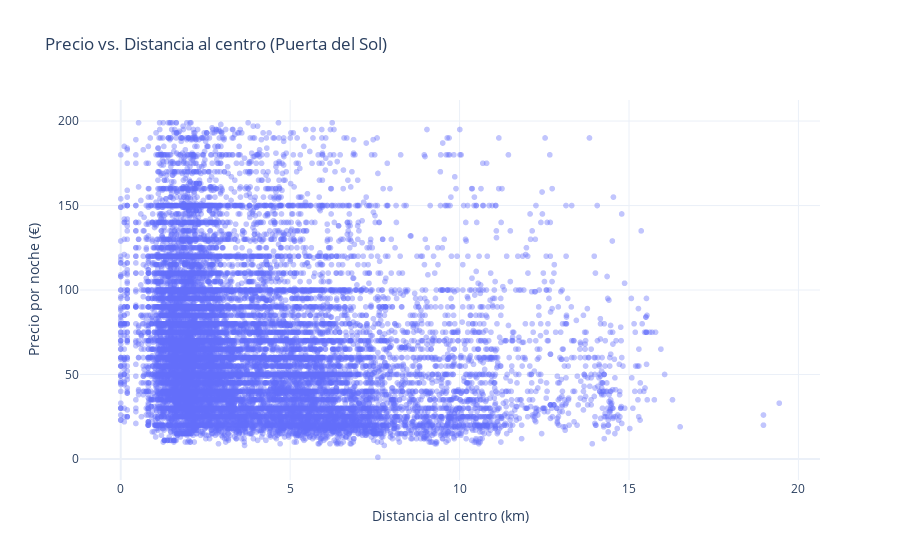

Notebook source saved alongside this figure:
### Markdown cell above
HIPOTESIS 1 - ¿La ubicación influye en el precio?

### Code cell
# Pienso que cuanto más cerca del centro (menor dist_km_sol), mayor el precio.

# Variables para identificar el dato:
# dist_km_sol: distancia a Puerta del Sol
# price: precio de la habitacion por noche

import plotly.express as px

fig = px.scatter(
    df_filtrado,
    x='dist_km_sol',
    y='price',
    opacity=0.4,
    title='Precio vs. Distancia al centro (Puerta del Sol)',
    labels={'dist_km_sol': 'Distancia al centro (km)', 'price': 'Precio por noche (€)'}
)

fig.update_layout(
    yaxis_title='Precio por noche (€)',
    xaxis_title='Distancia al centro (km)',
    template='plotly_white'
)

fig.show()

### Figure 1 — Plotly figure (JSON) as saved in the notebook; plotly's stock layout.template omitted (floating-point values rounded to 4 significant figures; data arrays with more than 128 entries replaced by an {"elided": "..."} marker saying what was removed)
{"data": [{"hovertemplate": "Distancia al centro (km)=%{x}<br>Precio por noche (€)=%{y}<extra></extra>", "legendgroup": "", "marker": {"color": "#636efa", "opacity": 0.4, "symbol": "circle"}, "mode": "markers", "name": "", "showlegend": false, "type": "scattergl", "x": {"elided": "18709 float values"}, "xaxis": "x", "y": {"elided": "18709 int values"}, "yaxis": "y"}], "layout": {"legend": {"tracegroupgap": 0}, "title": {"text": "Precio vs. Distancia al centro (Puerta del Sol)"}, "xaxis": {"anchor": "y", "domain": [0, 1], "title": {"text": "Distancia al centro (km)"}}, "yaxis": {"anchor": "x", "domain": [0, 1], "title": {"text": "Precio por noche (€)"}}}}
